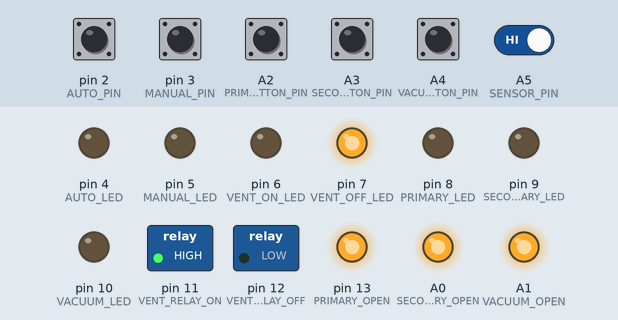
Bench run of a sketch on a simulated Arduino Nano, built with avr-gcc and run on an emulated ATmega328P. On the bench: switched loads named in the sketch (green lamp = pin HIGH), output pins drawn as LEDs (lit = HIGH). The inputs (shaded band) are chosen by the test bench; at power-on: A2 (PRIMARY_BUTTON_PIN), A3 (SECONDARY_BUTTON_PIN), A4 (VACUUM_BUTTON_PIN), A5 (SENSOR_PIN), pin 2 (AUTO_PIN), pin 3 (MANUAL_PIN) HIGH.

Above: at 1.2 s.
1.3 s: pin 2 (AUTO_PIN) pulled LOW for 0.15 s
At 1.37 s:
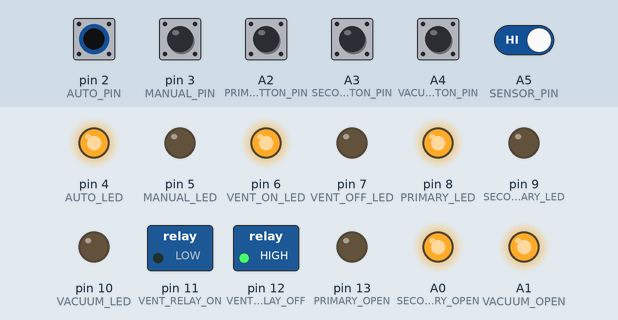
2.9 s: pin 3 (MANUAL_PIN) pulled LOW for 0.15 s
At 2.97 s:
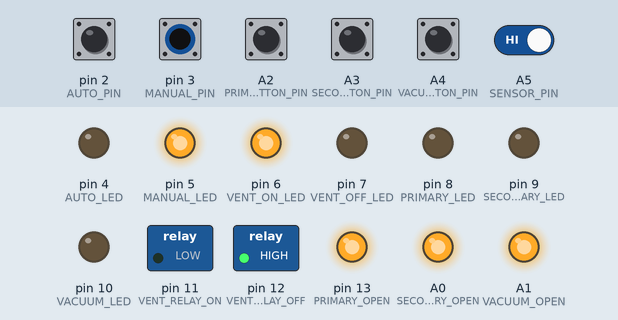
4.5 s: pin 3 (MANUAL_PIN) pulled LOW for 3.2 s
At 8.7 s:
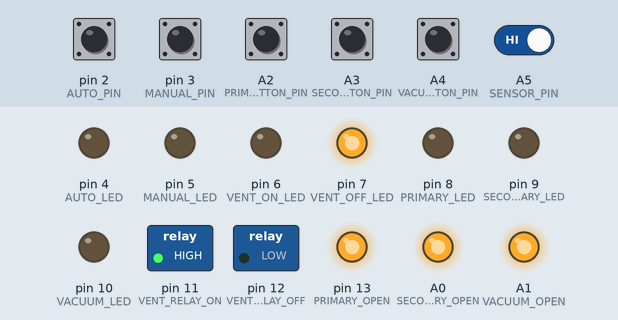
9.2 s: pin 2 (AUTO_PIN) driven LOW and A5 (SENSOR_PIN) driven LOW
At 9.9 s:
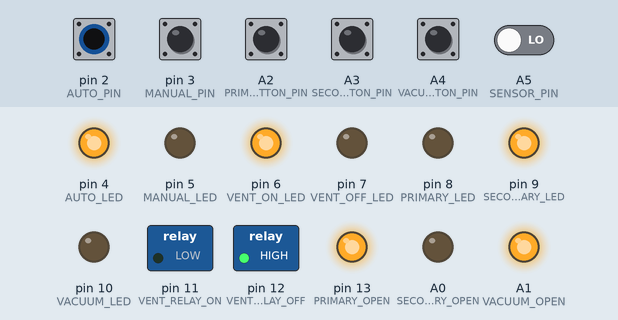
10.7 s: pin 2 (AUTO_PIN) driven HIGH
At 11.0 s:
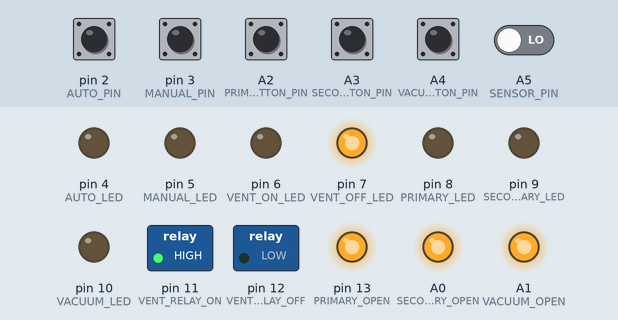
Timing chart, 0 to 13.2 s (numbered marks = the images above; inputs shaded):
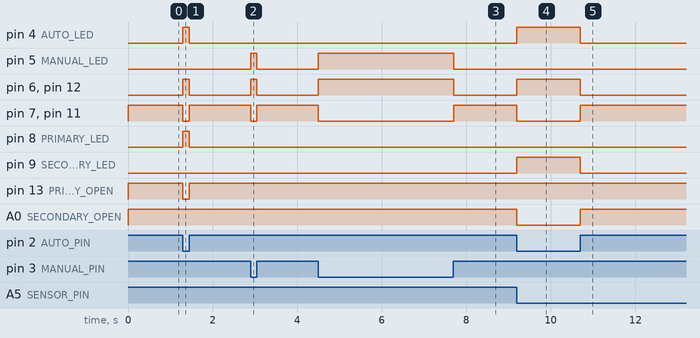

The sketch:

sketch.ino
```cpp
/*
  Project:     Dust Gate Controller (управление вытяжкой и шиберами)
  Version:     1.1
  Date:        2025-07-09
  Author:      Калугин Алексей (инженер-технолог)

  Description:
    - Управление тремя шиберами (основной, дополнительный, пылесосный).
    - Работа в трёх режимах: AUTO, MANUAL, NEUTRAL.
    - В режиме AUTO управление шиберами по инфракрасному датчику.
    - В режиме MANUAL — ручное управление кнопками.
    - Вытяжка включается автоматически при входе в режим AUTO или MANUAL.
    - Пылесосный шибер активен только в MANUAL и закрывается при выходе из него.
    - Светодиодная индикация состояний реле, режимов и шиберов.

  Hardware:
    - Arduino Nano
    - Реле x5
    - Светодиоды x6
    - Кнопки x3 (основной, дополнительный, пылесосный)
    - Тумблер на 3 положения (AUTO / NEUTRAL / MANUAL)
    - Инфракрасный NPN-датчик
    - Механизм шиберов с управлением от реле

  Notes:
    - LOW = активное состояние реле
    - Все реле и светодиоды управляются по логике активного уровня LOW

  Wiring:
    - AUTO_PIN        - пин тумблера AUTO
    - MANUAL_PIN      - пин тумблера MANUAL
    - SENSOR_PIN      - инфракрасный датчик
    - PRIMARY_BUTTON  - кнопка основного шибера
    - SECONDARY_BUTTON- кнопка дополнительного шибера
    - VAC_BUTTON      - кнопка пылесосного шибера
    - VENT_RELAY_ON/OFF - реле вытяжки
    - PRIMARY/SECONDARY/VACUUM_OPEN - управление шиберами
    - VENT_ON/OFF, PRIMARY, SECONDARY, VACUUM - светодиодная индикация
*/

#include <OneButton.h>

// Пины тумблера переключения режимов
// Автоматический режим позволяет управлять шиберами при помощи отслеживания головы станка
#define AUTO_PIN 2
#define MANUAL_PIN 3

// Кнопки
#define PRIMARY_BUTTON_PIN A2
#define SECONDARY_BUTTON_PIN A3
#define VACUUM_BUTTON_PIN A4

OneButton primaryButton(PRIMARY_BUTTON_PIN, true);
OneButton secondaryButton(SECONDARY_BUTTON_PIN, true);
OneButton vacuumButton(VACUUM_BUTTON_PIN, true);

//Инфракрасный датчик
#define SENSOR_PIN A5

// Светодиоды
#define AUTO_LED 4
#define MANUAL_LED 5
#define VENT_ON_LED 6
#define VENT_OFF_LED 7
#define PRIMARY_LED 8
#define SECONDARY_LED 9
#define VACUUM_LED 10

// Реле
#define VENT_RELAY_ON 11
#define VENT_RELAY_OFF 12
#define PRIMARY_OPEN 13
#define SECONDARY_OPEN A0
#define VACUUM_OPEN A1

// Состояние шиберов
bool primaryState = false;
bool secondaryState = false;
bool vacuumState = false;

enum Mode {
  NEUTRAL,
  AUTO,
  MANUAL
};

Mode currentMode = NEUTRAL;
Mode previousMode = NEUTRAL;

void setup() {
  Serial.begin(9600);

  // Настройка пинов тумблера
  pinMode(AUTO_PIN, INPUT_PULLUP);
  pinMode(MANUAL_PIN, INPUT_PULLUP);

  //привязка кнопок
  primaryButton.attachClick(toggleRelayPrimary);
  secondaryButton.attachClick(toggleRelaySecondary);
  vacuumButton.attachClick(toggleRelayVacuum);

  // Светодиоды
  pinMode(AUTO_LED, OUTPUT);
  pinMode(MANUAL_LED, OUTPUT);
  pinMode(VENT_ON_LED, OUTPUT);
  pinMode(VENT_OFF_LED, OUTPUT);
  pinMode(PRIMARY_LED, OUTPUT);
  pinMode(SECONDARY_LED, OUTPUT);
  pinMode(VACUUM_LED, OUTPUT);

  // Реле
  pinMode(VENT_RELAY_ON, OUTPUT);
  pinMode(VENT_RELAY_OFF, OUTPUT);
  pinMode(PRIMARY_OPEN, OUTPUT);
  pinMode(SECONDARY_OPEN, OUTPUT);
  pinMode(VACUUM_OPEN, OUTPUT);

    //Сброс в начальное состояние
  digitalWrite(VENT_RELAY_ON, HIGH);
  digitalWrite(VENT_RELAY_OFF, HIGH);
  digitalWrite(PRIMARY_OPEN, HIGH);
  digitalWrite(SECONDARY_OPEN, HIGH);
  digitalWrite(VACUUM_OPEN, HIGH);

  //Светодиоды начальное состояние
  digitalWrite(VENT_ON_LED, LOW);
  digitalWrite(VENT_OFF_LED, LOW);
  digitalWrite(PRIMARY_LED, LOW);
  digitalWrite(SECONDARY_LED, LOW);
  digitalWrite(VACUUM_LED, LOW);

  //NPN инфракрасный датчик
  pinMode(SENSOR_PIN, INPUT_PULLUP);


}

void loop() {
  updateMode(); // Определяем режим

  if (currentMode == MANUAL) {
    primaryButton.tick();
    secondaryButton.tick();
    vacuumButton.tick();
  } else if (currentMode == AUTO) {
    bool beamBlocked = digitalRead(SENSOR_PIN) == LOW;

    if (beamBlocked) {
      setPrimary(false);
      setSecondary(true);
    } else {
      setPrimary(true);
      setSecondary(false);
    }
  } else if (currentMode == NEUTRAL) {
  setPrimary(false);
  setSecondary(false);
  setVacuum(false);
  turnVentilationOff();
}
}

void updateMode() {
  bool autoActive = digitalRead(AUTO_PIN) == LOW;
  bool manualActive = digitalRead(MANUAL_PIN) == LOW;

  previousMode = currentMode;

  if (autoActive) {
    currentMode = AUTO;
  } else if (manualActive) {
    currentMode = MANUAL;
  } else {
    currentMode = NEUTRAL;
  }

  // Индикация режима
  digitalWrite(AUTO_LED, currentMode == AUTO ? HIGH : LOW);
  digitalWrite(MANUAL_LED, currentMode == MANUAL ? HIGH : LOW);


  // Автовключение вытяжки при входе в AUTO
  if ((currentMode == AUTO || currentMode == MANUAL) &&
      (previousMode != currentMode)) {
    turnVentilationOn();
  }
    if (currentMode == NEUTRAL && previousMode != NEUTRAL) {
    turnVentilationOff();
  }
  if (previousMode == MANUAL && currentMode != MANUAL && vacuumState) {
    setVacuum(false);
  }

}

void turnVentilationOn() {
  digitalWrite(VENT_RELAY_ON, LOW);
  digitalWrite(VENT_RELAY_OFF, HIGH);
  digitalWrite(VENT_ON_LED, HIGH);
  digitalWrite(VENT_OFF_LED, LOW);
}

void turnVentilationOff() {
  digitalWrite(VENT_RELAY_ON, HIGH);
  digitalWrite(VENT_RELAY_OFF, LOW);
  digitalWrite(VENT_ON_LED, LOW);
  digitalWrite(VENT_OFF_LED, HIGH);
}


void toggleRelayPrimary() {
  primaryState = !primaryState;
  setPrimary(primaryState);
}

void toggleRelaySecondary() {
  secondaryState = !secondaryState;
  setSecondary(secondaryState);
}

void toggleRelayVacuum() {
  if (currentMode == MANUAL) {
    vacuumState = !vacuumState;
    setVacuum(vacuumState);
  }
}

void setPrimary(bool open) {
  digitalWrite(PRIMARY_OPEN, open ? LOW : HIGH);
  digitalWrite(PRIMARY_LED, open ? HIGH : LOW);
  primaryState = open;
}

void setSecondary(bool open) {
  digitalWrite(SECONDARY_OPEN, open ? LOW : HIGH);
  digitalWrite(SECONDARY_LED, open ? HIGH : LOW);
  secondaryState = open;
}

void setVacuum(bool open) {
  digitalWrite(VACUUM_OPEN, open ? LOW : HIGH);
  digitalWrite(VACUUM_LED, open ? HIGH : LOW);
  vacuumState = open;
}
```

Measured:
- after the input at 1.3 s, pin 4 (AUTO_LED), pin 6 (VENT_ON_LED), pin 8 (PRIMARY_LED), pin 12 (VENT_RELAY_OFF): LOW → HIGH at once, → LOW 0.15 s later; pin 7 (VENT_OFF_LED), pin 11 (VENT_RELAY_ON), pin 13 (PRIMARY_OPEN): HIGH → LOW at once, → HIGH 0.15 s later
- after the input at 2.9 s, pin 5 (MANUAL_LED), pin 6 (VENT_ON_LED), pin 12 (VENT_RELAY_OFF): LOW → HIGH at once, → LOW 0.15 s later; pin 7 (VENT_OFF_LED), pin 11 (VENT_RELAY_ON): HIGH → LOW at once, → HIGH 0.15 s later
- after the input at 4.5 s, pin 5 (MANUAL_LED), pin 6 (VENT_ON_LED), pin 12 (VENT_RELAY_OFF): LOW → HIGH at once, → LOW 3.2 s later; pin 7 (VENT_OFF_LED), pin 11 (VENT_RELAY_ON): HIGH → LOW at once, → HIGH 3.2 s later
- after the input at 9.2 s, pin 4 (AUTO_LED), pin 6 (VENT_ON_LED), pin 9 (SECONDARY_LED), pin 12 (VENT_RELAY_OFF): LOW → HIGH at once; pin 7 (VENT_OFF_LED), pin 11 (VENT_RELAY_ON), A0 (SECONDARY_OPEN): HIGH → LOW at once
- after the input at 10.7 s, pin 4 (AUTO_LED), pin 6 (VENT_ON_LED), pin 9 (SECONDARY_LED), pin 12 (VENT_RELAY_OFF): HIGH → LOW at once; pin 7 (VENT_OFF_LED), pin 11 (VENT_RELAY_ON), A0 (SECONDARY_OPEN): LOW → HIGH at once
